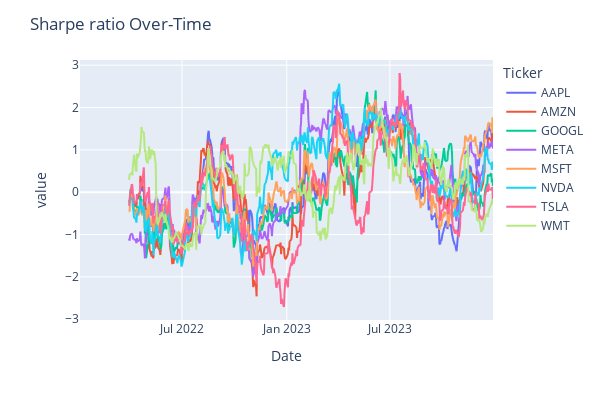

Notebook code cell kept with this figure:
### Markdown cell above
# Sharpe Ratio

### Code cell
# sharpe ratio
Rf_days = risk_free_rate / 252
Rf_days

sharpe_ratio = (stock_log_returns.rolling(window=TRADING_DAYS).mean() - Rf_days) * (TRADING_DAYS/volatility)
sharpe_ratio.plot().update_layout(title='Sharpe ratio Over-Time', autosize=False, width=600, height=400)

### Figure 1 — Plotly figure (JSON) as saved in the notebook; plotly's stock layout.template omitted (floating-point values rounded to 4 significant figures; data arrays with more than 128 entries replaced by an {"elided": "..."} marker saying what was removed)
{"data": [{"hovertemplate": "Ticker=AAPL<br>Date=%{x}<br>value=%{y}<extra></extra>", "legendgroup": "AAPL", "line": {"color": "#636efa", "dash": "solid"}, "marker": {"symbol": "circle"}, "mode": "lines", "name": "AAPL", "showlegend": true, "type": "scattergl", "x": {"elided": "501 str values"}, "xaxis": "x", "y": {"elided": "501 float values"}, "yaxis": "y"}, {"hovertemplate": "Ticker=AMZN<br>Date=%{x}<br>value=%{y}<extra></extra>", "legendgroup": "AMZN", "line": {"color": "#EF553B", "dash": "solid"}, "marker": {"symbol": "circle"}, "mode": "lines", "name": "AMZN", "showlegend": true, "type": "scattergl", "x": {"elided": "501 str values"}, "xaxis": "x", "y": {"elided": "501 float values"}, "yaxis": "y"}, {"hovertemplate": "Ticker=GOOGL<br>Date=%{x}<br>value=%{y}<extra></extra>", "legendgroup": "GOOGL", "line": {"color": "#00cc96", "dash": "solid"}, "marker": {"symbol": "circle"}, "mode": "lines", "name": "GOOGL", "showlegend": true, "type": "scattergl", "x": {"elided": "501 str values"}, "xaxis": "x", "y": {"elided": "501 float values"}, "yaxis": "y"}, {"hovertemplate": "Ticker=META<br>Date=%{x}<br>value=%{y}<extra></extra>", "legendgroup": "META", "line": {"color": "#ab63fa", "dash": "solid"}, "marker": {"symbol": "circle"}, "mode": "lines", "name": "META", "showlegend": true, "type": "scattergl", "x": {"elided": "501 str values"}, "xaxis": "x", "y": {"elided": "501 float values"}, "yaxis": "y"}, {"hovertemplate": "Ticker=MSFT<br>Date=%{x}<br>value=%{y}<extra></extra>", "legendgroup": "MSFT", "line": {"color": "#FFA15A", "dash": "solid"}, "marker": {"symbol": "circle"}, "mode": "lines", "name": "MSFT", "showlegend": true, "type": "scattergl", "x": {"elided": "501 str values"}, "xaxis": "x", "y": {"elided": "501 float values"}, "yaxis": "y"}, {"hovertemplate": "Ticker=NVDA<br>Date=%{x}<br>value=%{y}<extra></extra>", "legendgroup": "NVDA", "line": {"color": "#19d3f3", "dash": "solid"}, "marker": {"symbol": "circle"}, "mode": "lines", "name": "NVDA", "showlegend": true, "type": "scattergl", "x": {"elided": "501 str values"}, "xaxis": "x", "y": {"elided": "501 float values"}, "yaxis": "y"}, {"hovertemplate": "Ticker=TSLA<br>Date=%{x}<br>value=%{y}<extra></extra>", "legendgroup": "TSLA", "line": {"color": "#FF6692", "dash": "solid"}, "marker": {"symbol": "circle"}, "mode": "lines", "name": "TSLA", "showlegend": true, "type": "scattergl", "x": {"elided": "501 str values"}, "xaxis": "x", "y": {"elided": "501 float values"}, "yaxis": "y"}, {"hovertemplate": "Ticker=WMT<br>Date=%{x}<br>value=%{y}<extra></extra>", "legendgroup": "WMT", "line": {"color": "#B6E880", "dash": "solid"}, "marker": {"symbol": "circle"}, "mode": "lines", "name": "WMT", "showlegend": true, "type": "scattergl", "x": {"elided": "501 str values"}, "xaxis": "x", "y": {"elided": "501 float values"}, "yaxis": "y"}], "layout": {"autosize": false, "height": 400, "legend": {"title": {"text": "Ticker"}, "tracegroupgap": 0}, "margin": {"t": 60}, "title": {"text": "Sharpe ratio Over-Time"}, "width": 600, "xaxis": {"anchor": "y", "domain": [0, 1], "title": {"text": "Date"}}, "yaxis": {"anchor": "x", "domain": [0, 1], "title": {"text": "value"}}}}
